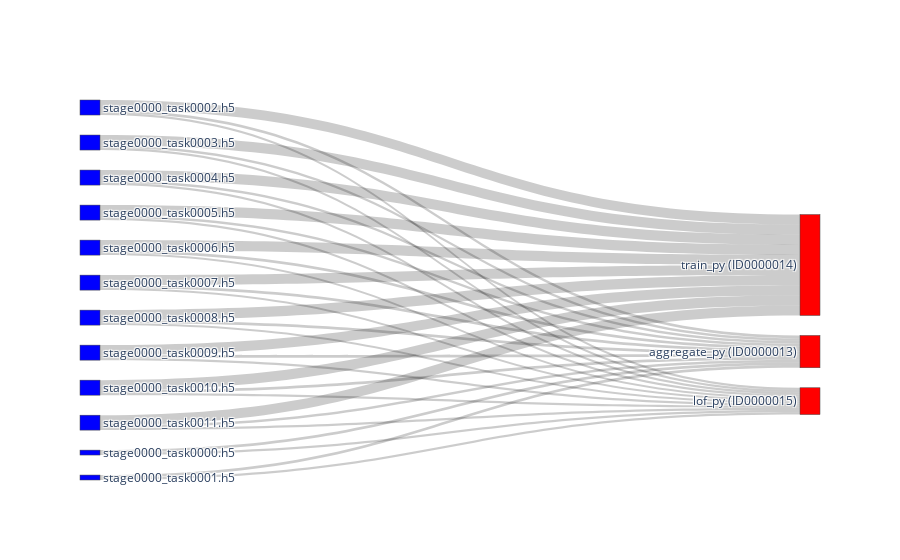

Notebook code cell kept with this figure:
### Code cell
num_rows_to_select=3

G_task = graph_by_table_with_top_x(G, df_task, f'access_size ({my_unit})', edges_to_collect="in", count=num_rows_to_select)
n_exp_task, node_ref_exp_task = get_nodes_for_sankey(G_task)
l_exp_task = get_links_for_sankey(G_task, node_ref_exp_task)
fig = go.Figure(go.Sankey(
            node = n_exp_task,
            link = l_exp_task, orientation='h'))

printmd(f"**<center>Top ranked Tasks ({num_rows_to_select} out of {len(df_task)})**")
fig.show()

print("\033[94mblue: input file")
print("\033[91mred: task node")
print("\033[97mgrey: read file i/o")

### Figure 1 — Plotly figure (JSON) as saved in the notebook; plotly's stock layout.template omitted (floating-point values rounded to 4 significant figures)
{"data": [{"link": {"source": [0, 0, 0, 2, 2, 2, 3, 3, 3, 4, 4, 4, 5, 5, 5, 6, 6, 6, 7, 7, 7, 8, 8, 8, 9, 9, 9, 10, 10, 10, 11, 11, 13, 13], "target": [1, 12, 14, 1, 12, 14, 1, 12, 14, 1, 12, 14, 1, 12, 14, 1, 12, 14, 1, 12, 14, 1, 12, 14, 1, 12, 14, 1, 12, 14, 12, 14, 12, 14], "value": [169768376, 45342360, 37545840, 169899732, 44973720, 37545840, 169966640, 45293208, 37545840, 169400028, 45330072, 37545840, 169677436, 45338264, 37545840, 169279588, 45325976, 37545840, 169633848, 45117080, 37545840, 169614148, 45338264, 37545840, 169725580, 45502104, 37545840, 169152624, 44412568, 37545840, 45325976, 37549888, 45756056, 37545840]}, "node": {"color": ["blue", "red", "blue", "blue", "blue", "blue", "blue", "blue", "blue", "blue", "blue", "blue", "red", "blue", "red"], "label": ["stage0000_task0002.h5", "train_py (ID0000014)", "stage0000_task0003.h5", "stage0000_task0004.h5", "stage0000_task0005.h5", "stage0000_task0006.h5", "stage0000_task0007.h5", "stage0000_task0008.h5", "stage0000_task0009.h5", "stage0000_task0010.h5", "stage0000_task0011.h5", "stage0000_task0000.h5", "aggregate_py (ID0000013)", "stage0000_task0001.h5", "lof_py (ID0000015)"], "x": [], "y": []}, "orientation": "h", "type": "sankey"}], "layout": {}}
